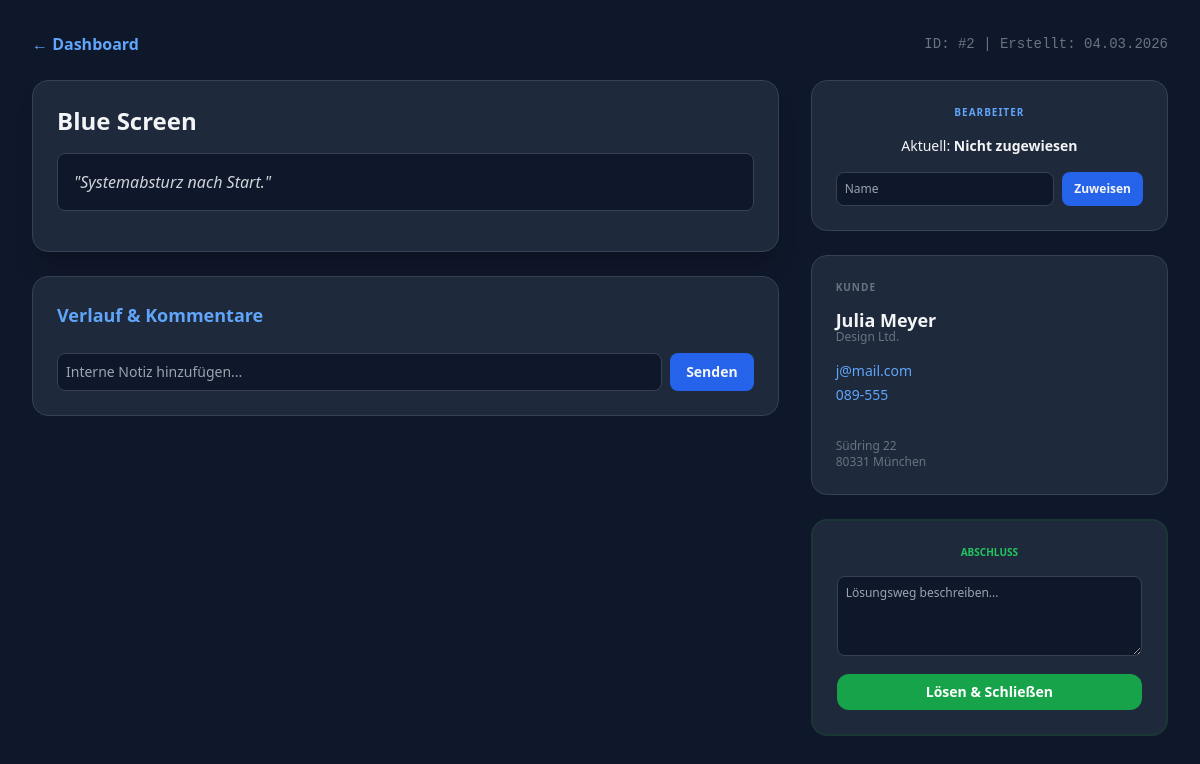
/support/ticket/2, run on the app's committed database.
### models.py (models this page shows, shortened)
class Ticket(db.Model):
    __tablename__ = 'ticket'
    id = db.Column(db.Integer, primary_key=True)
    titel = db.Column(db.String(100), nullable=False)
    beschreibung = db.Column(db.Text, nullable=False)
    prioritaet = db.Column(db.String(20), default='Mittel')
    kategorie = db.Column(db.String(50), default='Allgemein')
    status = db.Column(db.String(20), default='Offen')
    bearbeiter = db.Column(db.String(100), default='Nicht zugewiesen')
    datum = db.Column(db.DateTime, default=lambda: datetime.now(timezone.utc))
    loesung = db.Column(db.Text)
    kunde_name = db.Column(db.String(100))
    kunde_firma = db.Column(db.String(100))
    kunde_email = db.Column(db.String(100))
    kunde_telefon = db.Column(db.String(50))
    kunde_strasse = db.Column(db.String(100))
    kunde_plz = db.Column(db.String(10))
    kunde_ort = db.Column(db.String(100))
    comments = db.relationship('Comment', backref='ticket', lazy=True, cascade="all, delete-orphan")

### app.py (the view)
@app.route('/support/ticket/<int:id>')
def ticket_detail(id):
    ticket = Ticket.query.get_or_404(id)
    return render_template('detail.html', ticket=ticket)

### templates/detail.html (shortened to what this page needs)
<!DOCTYPE html>
<html lang="de">
<head>
    <script src="https://cdn.tailwindcss.com"></script>
</head>
<body class="bg-[#0f172a] text-gray-100 p-8">
    <div class="max-w-6xl mx-auto">
        <div class="flex justify-between items-center mb-6">
            <div class="flex items-center gap-4">
                <a href="/support" class="text-blue-400 font-bold hover:underline">← Dashboard</a>
            </div>
            <span class="text-gray-500 text-sm font-mono">ID: #{{ ticket.id }} | Erstellt: {{ ticket.datum.strftime('%d.%m.%Y') }}</span>
        </div>
        <div class="grid grid-cols-1 lg:grid-cols-3 gap-8">
            <div class="lg:col-span-2 space-y-6">
                <div class="bg-[#1e293b] p-6 rounded-2xl border border-gray-700 shadow-xl">
                    <h1 class="text-2xl font-bold mb-4">{{ ticket.titel }}</h1>
                    <div class="bg-[#0f172a] p-4 rounded-lg text-gray-300 border border-gray-700 italic mb-4">
                        "{{ ticket.beschreibung }}"
                    </div>
                </div>
                <div class="bg-[#1e293b] p-6 rounded-2xl border border-gray-700">
                    <h3 class="text-lg font-bold mb-4 text-blue-400">Verlauf & Kommentare</h3>
                    <form action="/comment/{{ ticket.id }}" method="POST" class="flex gap-2">
                        <input type="text" name="comment_text" placeholder="Interne Notiz hinzufügen..." required class="flex-1 bg-[#0f172a] border border-gray-700 rounded-lg p-2 text-sm text-white outline-none focus:border-blue-500">
                        <button type="submit" class="bg-blue-600 hover:bg-blue-500 px-4 py-2 rounded-lg text-sm font-bold transition">Senden</button>
                    </form>
                </div>
            </div>
            <div class="space-y-6">
                <div class="bg-[#1e293b] p-6 rounded-2xl border border-gray-700 text-center">
                    <h3 class="text-blue-400 text-[10px] font-bold uppercase mb-4 tracking-widest">Bearbeiter</h3>
                    <p class="text-sm mb-4">Aktuell: <span class="font-bold">{{ ticket.bearbeiter }}</span></p>
                    <form action="/assign/{{ ticket.id }}" method="POST" class="flex gap-2">
                        <input type="text" name="bearbeiter" placeholder="Name" required class="flex-1 bg-[#0f172a] border border-gray-700 rounded-lg p-2 text-xs text-white">
                        <button type="submit" class="bg-blue-600 px-3 py-2 rounded-lg text-xs font-bold transition">Zuweisen</button>
                    </form>
                </div>
                <div class="bg-[#1e293b] p-6 rounded-2xl border border-gray-700">
                    <h3 class="text-gray-500 text-[10px] font-bold uppercase mb-4 tracking-widest">Kunde</h3>
                    <p class="font-bold text-lg leading-none">{{ ticket.kunde_name }}</p>
                    <p class="text-gray-500 text-xs mb-4">{{ ticket.kunde_firma or 'Privat' }}</p>
                    <div class="text-blue-400 text-sm space-y-1 mb-4">
                        <p>{{ ticket.kunde_email }}</p>
                        <p>{{ ticket.kunde_telefon }}</p>
                    </div>
                    <div class="text-xs text-gray-500 pt-4 border-t border-gray-800">
                        <p>{{ ticket.kunde_strasse }}</p>
                        <p>{{ ticket.kunde_plz }} {{ ticket.kunde_ort }}</p>
                    </div>
                </div>
                {% if ticket.status != 'Erledigt' %}
                <div class="bg-[#1e293b] p-6 rounded-2xl border-2 border-green-900/30">
                    <h3 class="text-green-500 text-[10px] font-bold uppercase mb-4 text-center">Abschluss</h3>
                    <form action="/solve/{{ ticket.id }}" method="POST" class="space-y-3">
                        <textarea name="loesung" placeholder="Lösungsweg beschreiben..." required class="w-full bg-[#0f172a] border border-gray-700 rounded-lg p-2 text-xs text-white h-20 outline-none focus:border-green-500"></textarea>
                        <button type="submit" class="w-full bg-green-600 hover:bg-green-500 text-white font-bold py-2 rounded-xl text-sm transition">Lösen & Schließen</button>
                    </form>
                </div>
                {% endif %}
            </div>
        </div>
    </div>
</body>
</html>

### data on the page
Ticket: id "2", datum "04.03.2026", titel "Blue Screen", beschreibung "Systemabsturz nach Start.", bearbeiter "Nicht zugewiesen", kunde_name "Julia Meyer", kunde_firma "Design Ltd.", kunde_email "j@mail.com", kunde_telefon "089-555", kunde_strasse "Südring 22", kunde_plz "80331", kunde_ort "München"
